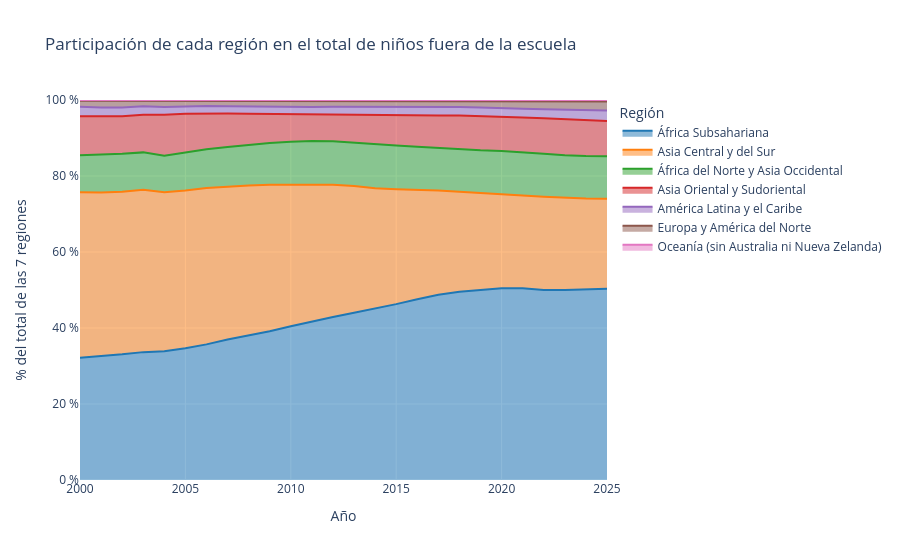

The cell this chart's notebook holds for it:
### Markdown cell above
### 4.4 ¿Cómo cambió el reparto entre regiones?

Para ver si el problema se concentró con el tiempo, graficamos la participación de cada región en el total de cada año. Cada franja es una región y el alto total siempre es 100 %.

### Code cell
fig = px.area(
df_regiones, x="anio", y="participacion_pct", color="region",
category_orders={"region": orden_regiones},
color_discrete_map=paleta_hex,
labels={"anio": "Año", "participacion_pct": "% del total de las 7 regiones", "region": "Región"},
title="Participación de cada región en el total de niños fuera de la escuela"
)
fig.update_traces(hovertemplate="%{y:.1f} %")
fig.update_layout(hovermode="x unified", legend_title_text="Región",
                yaxis=dict(range=[0, 100], ticksuffix=" %"))
fig.show()

fig.write_html("figuras/participacion_por_region.html", include_plotlyjs="cdn")

### Figure 1 — Plotly figure (JSON) as saved in the notebook; plotly's stock layout.template omitted (floating-point values rounded to 4 significant figures)
{"data": [{"fillpattern": {"shape": ""}, "hovertemplate": "%{y:.1f} %", "legendgroup": "África Subsahariana", "line": {"color": "#1f77b4"}, "marker": {"symbol": "circle"}, "mode": "lines", "name": "África Subsahariana", "orientation": "v", "showlegend": true, "stackgroup": "1", "type": "scatter", "x": [2000, 2001, 2002, 2003, 2004, 2005, 2006, 2007, 2008, 2009, 2010, 2011, 2012, 2013, 2014, 2015, 2016, 2017, 2018, 2019, 2020, 2021, 2022, 2023, 2024, 2025], "xaxis": "x", "y": [32.16, 32.56, 33.07, 33.65, 33.91, 34.67, 35.69, 36.96, 38.02, 39.13, 40.45, 41.75, 42.89, 44.02, 45.1, 46.28, 47.58, 48.73, 49.52, 50.06, 50.46, 50.48, 50.03, 50.03, 50.15, 50.33], "yaxis": "y"}, {"fillpattern": {"shape": ""}, "hovertemplate": "%{y:.1f} %", "legendgroup": "Asia Central y del Sur", "line": {"color": "#ff7f0e"}, "marker": {"symbol": "circle"}, "mode": "lines", "name": "Asia Central y del Sur", "orientation": "v", "showlegend": true, "stackgroup": "1", "type": "scatter", "x": [2000, 2001, 2002, 2003, 2004, 2005, 2006, 2007, 2008, 2009, 2010, 2011, 2012, 2013, 2014, 2015, 2016, 2017, 2018, 2019, 2020, 2021, 2022, 2023, 2024, 2025], "xaxis": "x", "y": [43.57, 43.09, 42.82, 42.74, 41.83, 41.5, 41.15, 40.26, 39.45, 38.58, 37.29, 36.01, 34.79, 33.34, 31.68, 30.26, 28.8, 27.42, 26.33, 25.49, 24.9, 24.39, 24.54, 24.19, 23.9, 23.67], "yaxis": "y"}, {"fillpattern": {"shape": ""}, "hovertemplate": "%{y:.1f} %", "legendgroup": "África del Norte y Asia Occidental", "line": {"color": "#2ca02c"}, "marker": {"symbol": "circle"}, "mode": "lines", "name": "África del Norte y Asia Occidental", "orientation": "v", "showlegend": true, "stackgroup": "1", "type": "scatter", "x": [2000, 2001, 2002, 2003, 2004, 2005, 2006, 2007, 2008, 2009, 2010, 2011, 2012, 2013, 2014, 2015, 2016, 2017, 2018, 2019, 2020, 2021, 2022, 2023, 2024, 2025], "xaxis": "x", "y": [9.765, 9.942, 9.973, 9.825, 9.609, 10.02, 10.18, 10.43, 10.71, 10.99, 11.28, 11.46, 11.44, 11.35, 11.54, 11.48, 11.34, 11.19, 11.19, 11.23, 11.24, 11.28, 11.29, 11.27, 11.18, 11.19], "yaxis": "y"}, {"fillpattern": {"shape": ""}, "hovertemplate": "%{y:.1f} %", "legendgroup": "Asia Oriental y Sudoriental", "line": {"color": "#d62728"}, "marker": {"symbol": "circle"}, "mode": "lines", "name": "Asia Oriental y Sudoriental", "orientation": "v", "showlegend": true, "stackgroup": "1", "type": "scatter", "x": [2000, 2001, 2002, 2003, 2004, 2005, 2006, 2007, 2008, 2009, 2010, 2011, 2012, 2013, 2014, 2015, 2016, 2017, 2018, 2019, 2020, 2021, 2022, 2023, 2024, 2025], "xaxis": "x", "y": [10.21, 10.02, 9.861, 9.897, 10.74, 10.18, 9.42, 8.774, 8.164, 7.61, 7.12, 6.844, 6.887, 7.229, 7.58, 7.89, 8.212, 8.599, 8.908, 9.027, 9.12, 9.255, 9.311, 9.434, 9.44, 9.29], "yaxis": "y"}, {"fillpattern": {"shape": ""}, "hovertemplate": "%{y:.1f} %", "legendgroup": "América Latina y el Caribe", "line": {"color": "#9467bd"}, "marker": {"symbol": "circle"}, "mode": "lines", "name": "América Latina y el Caribe", "orientation": "v", "showlegend": true, "stackgroup": "1", "type": "scatter", "x": [2000, 2001, 2002, 2003, 2004, 2005, 2006, 2007, 2008, 2009, 2010, 2011, 2012, 2013, 2014, 2015, 2016, 2017, 2018, 2019, 2020, 2021, 2022, 2023, 2024, 2025], "xaxis": "x", "y": [2.548, 2.418, 2.299, 2.212, 2.097, 2.035, 1.977, 1.932, 1.918, 1.914, 2.047, 2.116, 2.207, 2.293, 2.343, 2.349, 2.325, 2.283, 2.224, 2.193, 2.215, 2.289, 2.375, 2.491, 2.632, 2.756], "yaxis": "y"}, {"fillpattern": {"shape": ""}, "hovertemplate": "%{y:.1f} %", "legendgroup": "Europa y América del Norte", "line": {"color": "#8c564b"}, "marker": {"symbol": "circle"}, "mode": "lines", "name": "Europa y América del Norte", "orientation": "v", "showlegend": true, "stackgroup": "1", "type": "scatter", "x": [2000, 2001, 2002, 2003, 2004, 2005, 2006, 2007, 2008, 2009, 2010, 2011, 2012, 2013, 2014, 2015, 2016, 2017, 2018, 2019, 2020, 2021, 2022, 2023, 2024, 2025], "xaxis": "x", "y": [1.574, 1.784, 1.788, 1.472, 1.604, 1.382, 1.358, 1.427, 1.504, 1.551, 1.592, 1.583, 1.537, 1.511, 1.463, 1.423, 1.397, 1.391, 1.425, 1.497, 1.626, 1.812, 1.994, 2.161, 2.289, 2.38], "yaxis": "y"}, {"fillpattern": {"shape": ""}, "hovertemplate": "%{y:.1f} %", "legendgroup": "Oceanía (sin Australia ni Nueva Zelanda)", "line": {"color": "#e377c2"}, "marker": {"symbol": "circle"}, "mode": "lines", "name": "Oceanía (sin Australia ni Nueva Zelanda)", "orientation": "v", "showlegend": true, "stackgroup": "1", "type": "scatter", "x": [2000, 2001, 2002, 2003, 2004, 2005, 2006, 2007, 2008, 2009, 2010, 2011, 2012, 2013, 2014, 2015, 2016, 2017, 2018, 2019, 2020, 2021, 2022, 2023, 2024, 2025], "xaxis": "x", "y": [0.1753, 0.1864, 0.1955, 0.2042, 0.2091, 0.2142, 0.2163, 0.2205, 0.2254, 0.2265, 0.23, 0.2358, 0.247, 0.263, 0.2853, 0.3149, 0.3499, 0.383, 0.4076, 0.5053, 0.4418, 0.4915, 0.4629, 0.4305, 0.4055, 0.3786], "yaxis": "y"}], "layout": {"hovermode": "x unified", "legend": {"title": {"text": "Región"}, "tracegroupgap": 0}, "title": {"text": "Participación de cada región en el total de niños fuera de la escuela"}, "xaxis": {"anchor": "y", "domain": [0, 1], "title": {"text": "Año"}}, "yaxis": {"anchor": "x", "domain": [0, 1], "range": [0, 100], "ticksuffix": " %", "title": {"text": "% del total de las 7 regiones"}}}}
